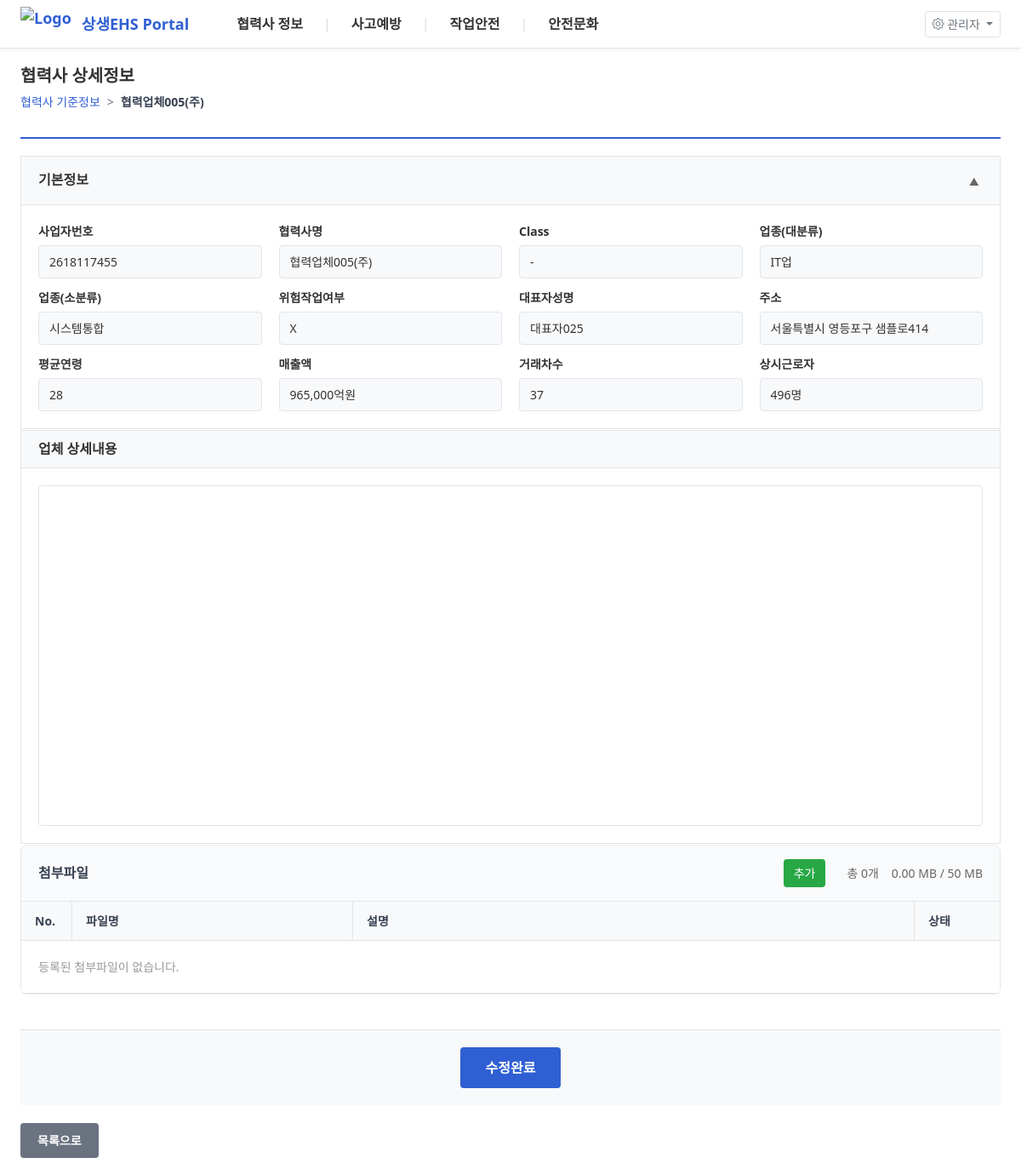
The page /partner-detail/2618117455 on the database its author committed.
### tables this page shows
CREATE TABLE partners_cache (
                    business_number TEXT PRIMARY KEY,
                    company_name TEXT NOT NULL,
                    partner_class TEXT,
                    business_type_major TEXT,
                    business_type_minor TEXT,
                    hazard_work_flag TEXT,
                    representative TEXT,
                    address TEXT,
                    average_age INTEGER,
                    annual_revenue BIGINT,
                    transaction_count TEXT,
                    permanent_workers INTEGER,
                    synced_at DATETIME DEFAULT CURRENT_TIMESTAMP,
                    is_deleted INTEGER DEFAULT 0
                );

CREATE TABLE partner_details (
                business_number TEXT PRIMARY KEY,
                detailed_content TEXT DEFAULT '',
                updated_at DATETIME DEFAULT CURRENT_TIMESTAMP,
                updated_by TEXT
            );

### app.py (the view)
@app.route("/partner/<business_number>")
@app.route("/partner-detail/<business_number>")
def partner_detail(business_number):
    logging.info(f"협력사 상세 정보 조회: {business_number}")
    partner = partner_manager.get_partner_by_business_number(business_number)
    if not partner:
        logging.warning(f"협력사를 찾을 수 없습니다: {business_number}")
        return "협력사 정보를 찾을 수 없습니다.", 404
    conn = partner_manager.db_config.get_sqlite_connection()
    conn.row_factory = sqlite3.Row
    attachments = conn.execute("""
        SELECT * FROM partner_attachments
        WHERE business_number = ?
        ORDER BY upload_date DESC
    """, (business_number,)).fetchall()
    conn.close()
    logging.info(f"협력사 {business_number} ({partner['company_name']}) 상세 페이지 로드 - 첨부파일 {len(attachments)}개")
    is_popup = request.args.get('popup') == '1'
    return render_template('partner-detail.html',
                         partner=partner,
                         attachments=attachments,
                         menu=MENU_CONFIG,
                         is_popup=is_popup,
                         board_type='partner')  # 게시판 타입 전달

### app.py (called while the page is built)
@app.before_request
def check_first_request():
    if not hasattr(app, '_first_request_done'):
        app._first_request_done = True
        boot_sync_once()

@app.after_request
def add_header(response):
    response.headers['Cache-Control'] = 'no-cache, no-store, must-revalidate'
    response.headers['Pragma'] = 'no-cache'
    response.headers['Expires'] = '0'
    return response

### database_config.py (called while the page is built)
    def get_partner_by_business_number(self, business_number):
        conn = sqlite3.connect(self.local_db_path)
        conn.row_factory = sqlite3.Row
        query = '''
            SELECT
                pc.*,
                pd.detailed_content,
                pd.updated_at as detail_updated_at
            FROM partners_cache pc
            LEFT JOIN partner_details pd ON pc.business_number = pd.business_number
            WHERE pc.business_number = ?
        '''
        partner = conn.execute(query, (business_number,)).fetchone()
        conn.close()
        return partner

    def get_sqlite_connection(self, timeout=10.0):
        conn = sqlite3.connect(self.local_db_path, timeout=timeout)
        cur = conn.cursor()
        cur.execute("PRAGMA journal_mode=WAL")
        cur.execute("PRAGMA busy_timeout=5000")
        cur.execute("PRAGMA synchronous=NORMAL")
        return conn

### templates/partner-detail.html (shortened to what this page needs)
{% if is_popup %}
{% extends "popup-base.html" %}
{% else %}
{% extends "base.html" %}
{% endif %}
{% block content %}
{% if not is_popup %}
<div class="page-header">
    <h2 class="page-title">협력사 상세정보</h2>
    <div class="breadcrumb">
        <a href="{{ url_for('page_view', url='partner-standards') }}">협력사 기준정보</a>
        <span class="separator">></span>
        <span class="current">{{ partner.company_name }}</span>
    </div>
</div>
{% endif %}
<div class="partner-detail-container">
    <div class="section basic-info-section">
        <div class="section-header">
            <h3 class="section-title">기본정보</h3>
            <button class="collapse-btn" onclick="toggleSection('basic-info')">
                <span class="collapse-icon">▲</span>
            </button>
        </div>
        <div class="section-content" id="basic-info-content">
            <div class="info-table">
                <div class="info-row">
                    <div class="info-cell">
                        <label>사업자번호</label>
                        <div class="value">{{ partner.business_number or '-' }}</div>
                    </div>
                    <div class="info-cell">
                        <label>협력사명</label>
                        <div class="value">{{ partner.company_name }}</div>
                    </div>
                    <div class="info-cell">
                        <label>Class</label>
                        <div class="value">{{ partner.partner_class or '-' }}</div>
                    </div>
                    <div class="info-cell">
                        <label>업종(대분류)</label>
                        <div class="value">{{ partner.business_type_major or '-' }}</div>
                    </div>
                </div>
                <div class="info-row">
                    <div class="info-cell">
                        <label>업종(소분류)</label>
                        <div class="value">{{ partner.business_type_minor or '-' }}</div>
                    </div>
                    <div class="info-cell">
                        <label>위험작업여부</label>
                        <div class="value">{{ 'O' if partner.hazard_work_flag == 'O' else 'X' }}</div>
                    </div>
                    <div class="info-cell">
                        <label>대표자성명</label>
                        <div class="value">{{ partner.representative or '-' }}</div>
                    </div>
                    <div class="info-cell">
                        <label>주소</label>
                        <div class="value">{{ partner.address or '-' }}</div>
                    </div>
                </div>
                <div class="info-row">
                    <div class="info-cell">
                        <label>평균연령</label>
                        <div class="value">{{ partner.average_age if partner.average_age else '-' }}</div>
                    </div>
                    <div class="info-cell">
                        <label>매출액</label>
                        <div class="value">{{ "{:,}".format(partner.annual_revenue // 100000) if partner.annual_revenue else '-' }}억원</div>
                    </div>
                    <div class="info-cell">
                        <label>거래차수</label>
                        <div class="value">{{ partner.transaction_count or '-' }}</div>
                    </div>
                    <div class="info-cell">
                        <label>상시근로자</label>
                        <div class="value">{{ partner.permanent_workers if partner.permanent_workers else '-' }}명</div>
                    </div>
                </div>
            </div>
        </div>
    </div>
    <div class="section detail-content-section">
        <div class="section-header">
            <h3 class="section-title">업체 상세내용</h3>
        </div>
        <div class="section-content">
            <div class="content-editor">
                <div id="detailed-content"
                     class="editable-content"
                     data-content="{{ (partner.detailed_content or '') | tojson }}"></div>
            </div>
        </div>
    </div>
    {% from 'includes/attachment_section.html' import render_attachment_section %}
    {{ render_attachment_section(attachments, 'partner') }}
    <div class="save-section">
        <button class="btn-save" onclick="showEditPasswordModal()">수정완료</button>
    </div>
    {% if not is_popup %}
    <div class="action-buttons">
        <a href="{{ url_for('page_view', url='partner-standards') }}" class="btn-back">목록으로</a>
    </div>
    {% endif %}
</div>
{% from 'includes/attachment_section.html' import attachment_scripts, attachment_styles %}
{% endblock %}

### templates/base.html (style rules this page uses)
html, body { overflow-x: hidden; width: 100%; max-width: 100vw; }

### rows shown on the page
partners_cache: company_name "협력업체005(주)", business_number "2618117455", partner_class "-", business_type_major "IT업", business_type_minor "시스템통합", hazard_work_flag "X", representative "대표자025", address "서울특별시 영등포구 샘플로414", average_age "28", annual_revenue "965,000", transaction_count "37", permanent_workers "496"

### other values the page prints
{{ m.title }} "협력사 정보" "사고예방" "작업안전" "안전문화"
{{ attachments|length if attachments else 0 }} "0"
